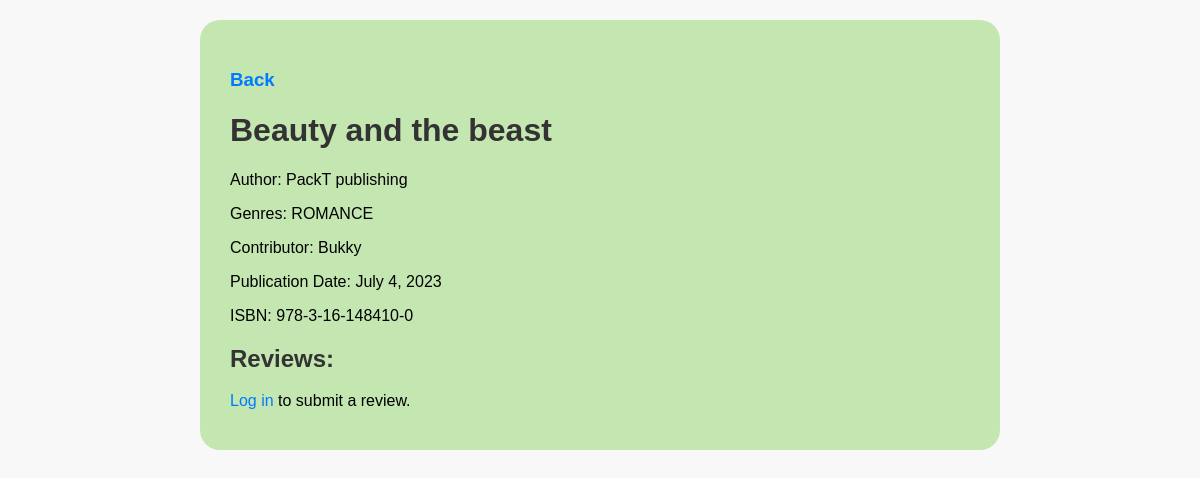
The app's page /book_detail/2/ with its own data.
### reviews/models.py (models this page shows, shortened)
class Book(models.Model):
    title = models.CharField(max_length=70, help_text='the title of the book')
    publication_date = models.DateField(verbose_name='date the book was published')
    isbn = models.CharField(max_length=20, verbose_name='the isbn number of the book')
    publisher = models.ForeignKey('Publisher', on_delete=models.CASCADE)
    contributors = models.ManyToManyField('Contributor', through='BookContributor')

class Publisher(models.Model):
    name = models.CharField(max_length=50, help_text = 'the name of the publisher',)
    website = models.URLField(help_text="the publisher's website.")
    email = models.EmailField(help_text="the publisher's email address")

class Genre(models.Model):
    class GenreType(models.TextChoices):
        Horror = 'HORROR', 'horror'
        Comedy = 'COMEDY', 'comedy'
        Romance = 'ROMANCE', 'romance'
        Action = 'ACTION', 'action'
    book = models.ForeignKey(Book, on_delete=models.CASCADE)
    genre = models.CharField(verbose_name='the genre of this book', choices=GenreType.choices, max_length=20)

class Contributor(models.Model):
    first_names = models.CharField(max_length=50, help_text='the contributors first names')
    last_names = models.CharField(max_length=50, help_text='the contributors last name')
    email = models.EmailField(help_text='the contributors email')
    def __str__(self):
        return self.first_names

### reviews/views.py (the view)
# urls.py: path('book_detail/<int:id>/', views.book_detail, name='book_detail'),
def book_detail(request, id):
    book = get_object_or_404(Book, id=id)
    reviews = Review.objects.filter(book=book)
    return render(request, 'book_detail.html', {'book': book, 'reviews': reviews,})

### reviews/templates/book_detail.html (shortened to what this page needs)
<!DOCTYPE html>
<html>
<head>
</head>
<body>
    <div style="background-color: #b7e2a0ca; padding: 30px; border-radius: 20px;">
        <h3><a href="{% url 'book_list' %}">Back</a></h3>
        <h1>{{ book.title|capfirst }}</h1>
        <p>Author: {{ book.publisher.name }}</p>
        <p>Genres:
            {% for genre in book.genre_set.all %}
                {{ genre.genre }}
            {% endfor %}
        </p>
        <p>Contributor: {{ book.contributors.get|capfirst }}</p>
        <p>Publication Date: {{ book.publication_date }}</p>
        <p>ISBN: {{ book.isbn }}</p>
        <h2>Reviews:</h2>
        {% if user.is_authenticated %}
            <h2>Submit a Review</h2>
            <form method="post" action="{% url 'submit_review' book.id %}">
                {% csrf_token %}
                <label for="rating">Rating:</label>
                <input type="number" name="rating" min="1" max="5" required><br>
                <label for="comment">Comment:</label><br>
                <textarea name="comment" required></textarea><br>
                <input type="submit" value="Submit">
            </form>
        {% else %}
            <p><a href="{% url 'login' %}?next=/book_detail/{{ book.id }} ">Log in</a> to submit a review.</p>
        {% endif %}
    </div>
</body>
</html>

### reviews/templates/book_detail.html (style rules this page uses)
body { font-family: Arial, sans-serif; max-width: 800px; margin: 0 auto; padding: 20px; background-color: #f8f8f8; }
h1, h2 { color: #333; }
p { margin-bottom: 10px; }
a { color: #007bff; text-decoration: none; }

### records on screen
Book: title "Beauty and the beast", publisher.name "PackT publishing", contributors.get "Bukky", publication_date "July 4, 2023", isbn "978-3-16-148410-0"
Genre: genre "ROMANCE"
